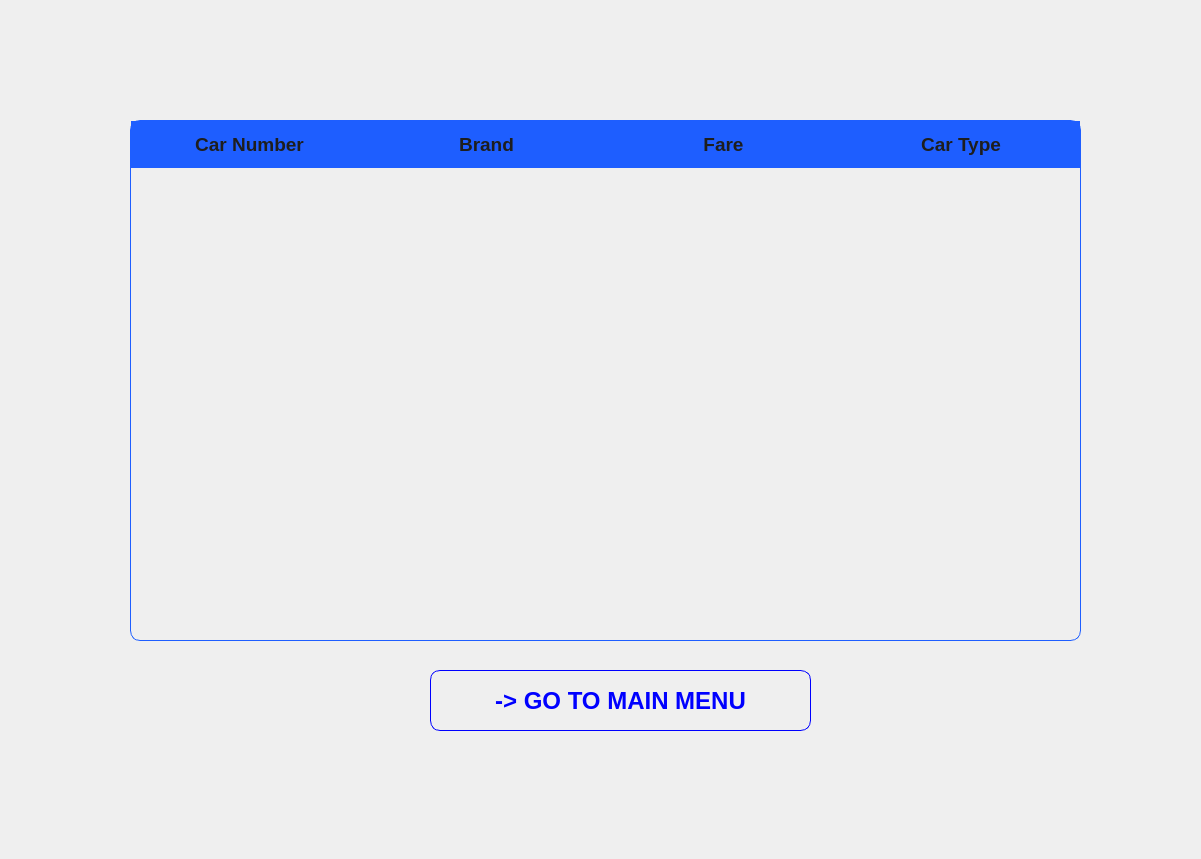
<?xml version="1.0" encoding="UTF-8"?>
<ui version="4.0">
 <class>browsinglist</class>
 <widget class="QDialog" name="browsinglist">
  <property name="geometry">
   <rect>
    <x>0</x>
    <y>0</y>
    <width>1201</width>
    <height>859</height>
   </rect>
  </property>
  <property name="windowTitle">
   <string>Dialog</string>
  </property>
  <widget class="QLabel" name="label">
   <property name="geometry">
    <rect>
     <x>0</x>
     <y>0</y>
     <width>1201</width>
     <height>861</height>
    </rect>
   </property>
   <property name="styleSheet">
    <string notr="true">QTableWidget {
    background-color: transparent;
    border: 1px solid #1e5eff;
    border-radius: 15px;
    gridline-color: rgba(30, 94, 255, 80);
}

QHeaderView {
    background-color: transparent;
}

QHeaderView::section {
    background-color: #1e5eff;
    color: white;
    border: none;
    padding: 8px;
    font-weight: bold;
}

QTableWidget::item {
    color: #1e1e1e;
    font-size: 14pt;
}</string>
   </property>
   <property name="text">
    <string/>
   </property>
   <property name="pixmap">
    <pixmap>C:/Users/Lenovo/Downloads/ChatGPT Image Aug 19, 2026, 11_57_33 AM.png</pixmap>
   </property>
   <property name="scaledContents">
    <bool>true</bool>
   </property>
  </widget>
  <widget class="QPushButton" name="pushButton">
   <property name="geometry">
    <rect>
     <x>430</x>
     <y>670</y>
     <width>381</width>
     <height>61</height>
    </rect>
   </property>
   <property name="font">
    <font>
     <pointsize>18</pointsize>
     <bold>true</bold>
    </font>
   </property>
   <property name="styleSheet">
    <string notr="true">QPushButton{color:blue;background-color:transparent;
border-radius:10px;
border:1px solid blue;}
QPushButton:hover{
background-color:white;
color:blue;
}
QPushButton:pressed{
background-color:blue;
color:white;
}</string>
   </property>
   <property name="text">
    <string>-&gt; GO TO MAIN MENU</string>
   </property>
  </widget>
  <widget class="QTableWidget" name="tableWidget">
   <property name="geometry">
    <rect>
     <x>130</x>
     <y>120</y>
     <width>951</width>
     <height>521</height>
    </rect>
   </property>
   <property name="styleSheet">
    <string notr="true">QTableWidget {
    background-color: transparent;
    border: 1px solid #1e5eff;
    border-radius: 10px;
    gridline-color: rgba(30, 94, 255, 80);
}

QHeaderView {
    background-color: transparent;
}

QHeaderView::section {
    background-color: #1e5eff;
    color: #1e1e1e;
    border: none;
    padding: 10px;
    font-size: 14pt;
    font-weight: bold;
}</string>
   </property>
   <property name="columnCount">
    <number>4</number>
   </property>
   <attribute name="horizontalHeaderCascadingSectionResizes">
    <bool>true</bool>
   </attribute>
   <attribute name="horizontalHeaderDefaultSectionSize">
    <number>237</number>
   </attribute>
   <attribute name="horizontalHeaderStretchLastSection">
    <bool>true</bool>
   </attribute>
   <column>
    <property name="text">
     <string>Car Number</string>
    </property>
   </column>
   <column>
    <property name="text">
     <string>Brand</string>
    </property>
   </column>
   <column>
    <property name="text">
     <string>Fare</string>
    </property>
   </column>
   <column>
    <property name="text">
     <string>Car Type</string>
    </property>
   </column>
  </widget>
 </widget>
 <resources/>
 <connections/>
</ui>
